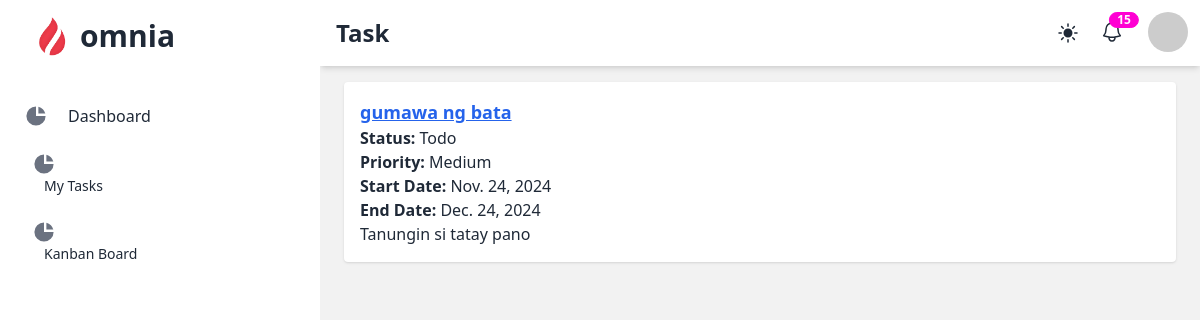
Before: /projects/my-tasks/ (signed in) with the older database file.
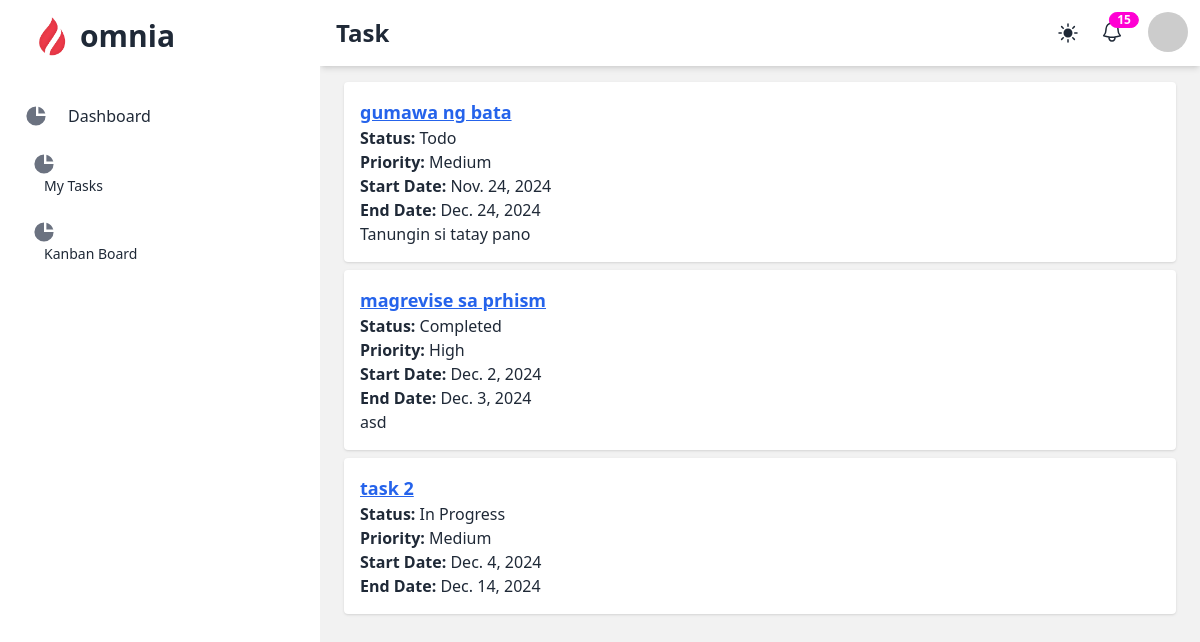
After: the same page with the newer database file.
### projects/models.py (models this page shows, shortened)
class Task(models.Model):
    STATUS_CHOICES = [
        ('todo', 'Todo'),
        ('in_progress', 'In Progress'),
        ('review', 'Review'),
        ('completed', 'Completed'),
    ]
    PRIORITY_CHOICES = [
        ('high', 'High'),
        ('medium', 'Medium'),
        ('low', 'Low'),
    ]
    name = models.CharField(max_length=255)
    description = models.TextField(blank=True, null=True)
    status = models.CharField(max_length=20, choices=STATUS_CHOICES, default='todo')
    priority = models.CharField(max_length=10, choices=PRIORITY_CHOICES, default='medium')
    start_date = models.DateField()
    end_date = models.DateField()
    created_at = models.DateTimeField(auto_now_add=True)
    project = models.ForeignKey('projects.Project', on_delete=models.CASCADE, related_name='tasks')
    assigned_members = models.ManyToManyField(settings.AUTH_USER_MODEL, related_name='tasks')

### projects/views.py (the view)
# urls.py: path('my-tasks/', views.my_tasks, name='my_tasks'),
@login_required
def my_tasks(request):
    if request.user.role != 'member':
        return redirect('dashboard')  # Redirect non-members to the dashboard
    tasks = Task.objects.filter(assigned_members=request.user)
    context = {'tasks': tasks}
    return render(request, 'projects/my_tasks.html', context)

### projects/context_processors.py (called while the page is built)
def user_projects(request):
    if request.user.is_authenticated:
        projects = Project.objects.filter(owner=request.user)
        return {'user_projects': projects}
    return {}

### projects/templates/projects/my_tasks.html (shortened to what this page needs)
{% extends 'project_base.html' %}
{% block heading %}Task{% endblock %}
{% block content %}
{% if tasks %}
    <ul>
        {% for task in tasks %}
            <li class="bg-white shadow p-4 rounded mb-2">
                <a href="{% url 'task_detail' task.id %}" class="text-blue-600 underline">
                    <h2 class="text-lg font-bold">{{ task.name }}</h2>
                </a>
                <p><strong>Status:</strong> {{ task.get_status_display }}</p>
                <p><strong>Priority:</strong> {{ task.get_priority_display }}</p>
                <p><strong>Start Date:</strong> {{ task.start_date }}</p>
                <p><strong>End Date:</strong> {{ task.end_date }}</p>
                <p>{{ task.description }}</p>
            </li>
        {% endfor %}
    </ul>
{% else %}
    <p>No tasks assigned for you.</p>
{% endif %}
{% endblock %}

Changed rows visible on the page:
added Task: name "magrevise sa prhism", status "Completed", priority "High", start_date "Dec. 2, 2024", end_date "Dec. 3, 2024", description "asd"
added Task: name "task 2", status "In Progress", priority "Medium", start_date "Dec. 4, 2024", end_date "Dec. 14, 2024"
